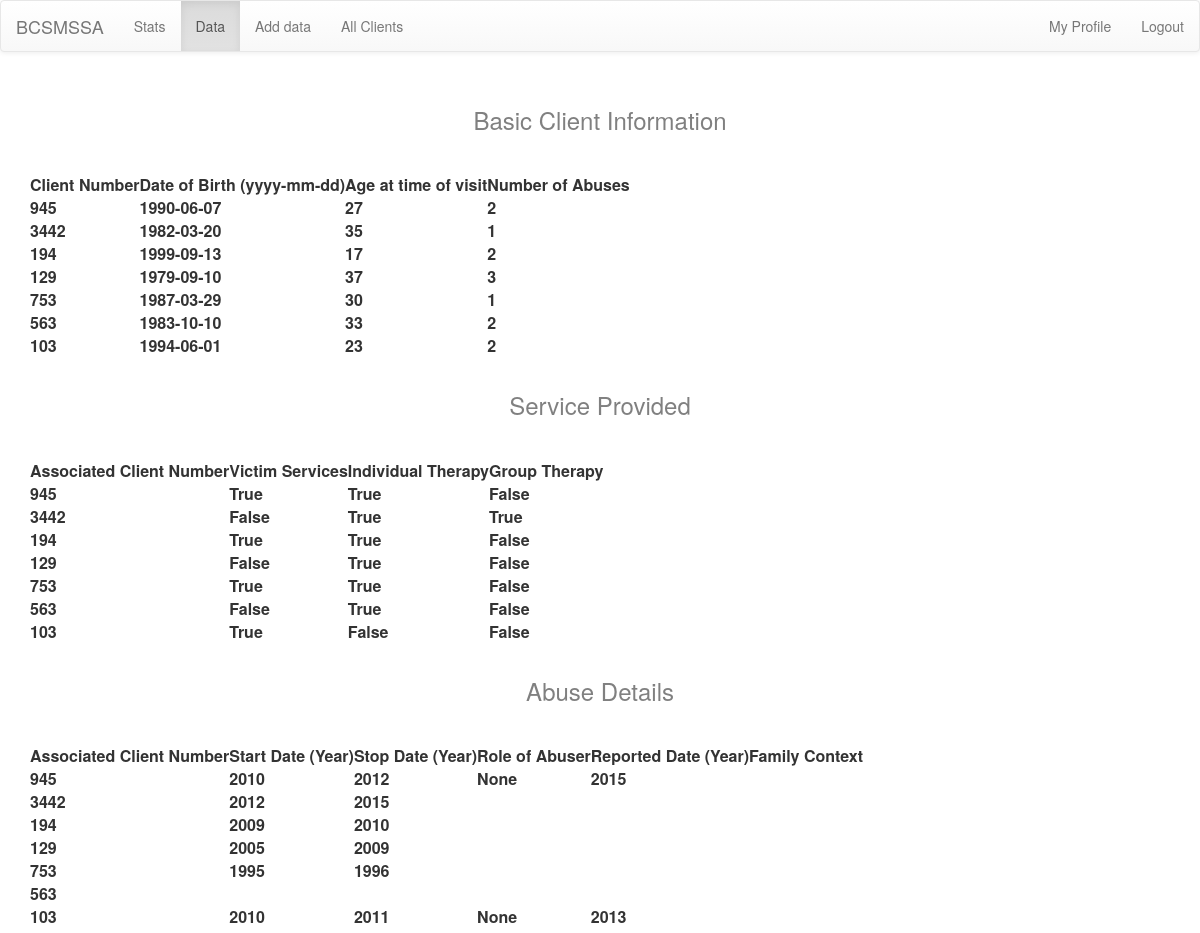
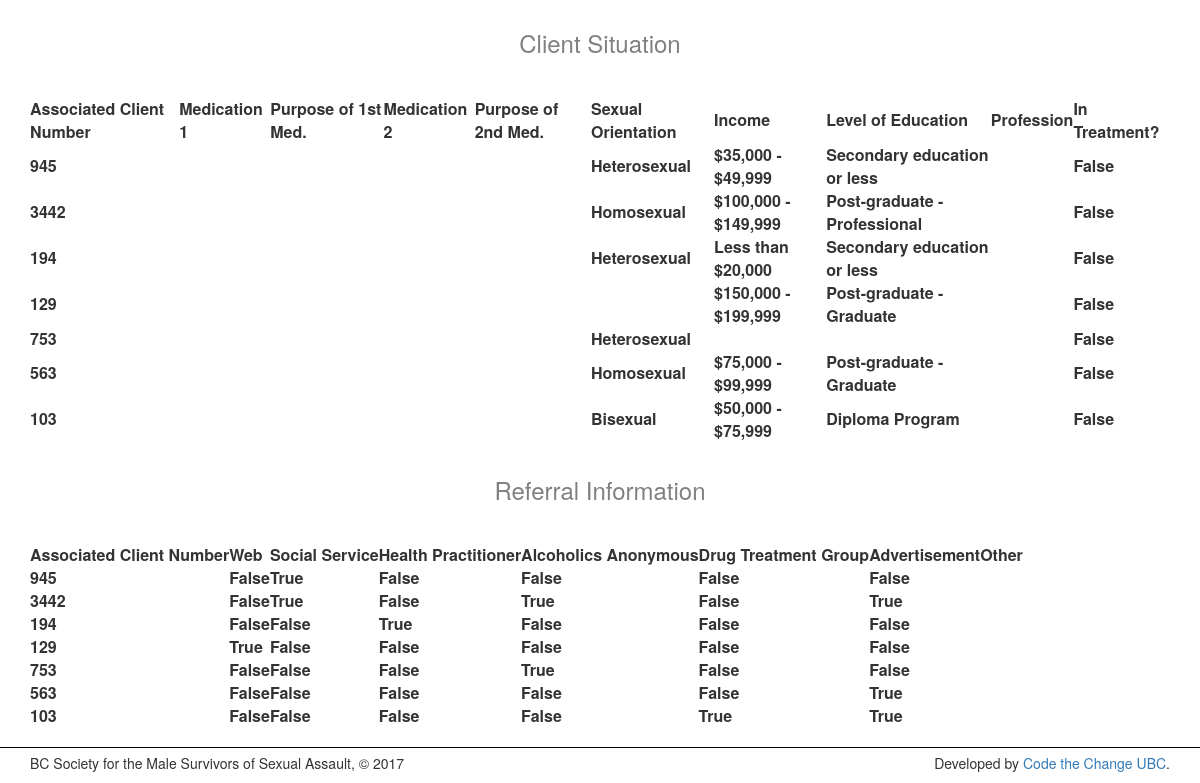
Page /data/ (signed in) on the earlier database version (2 pictures, top to bottom).
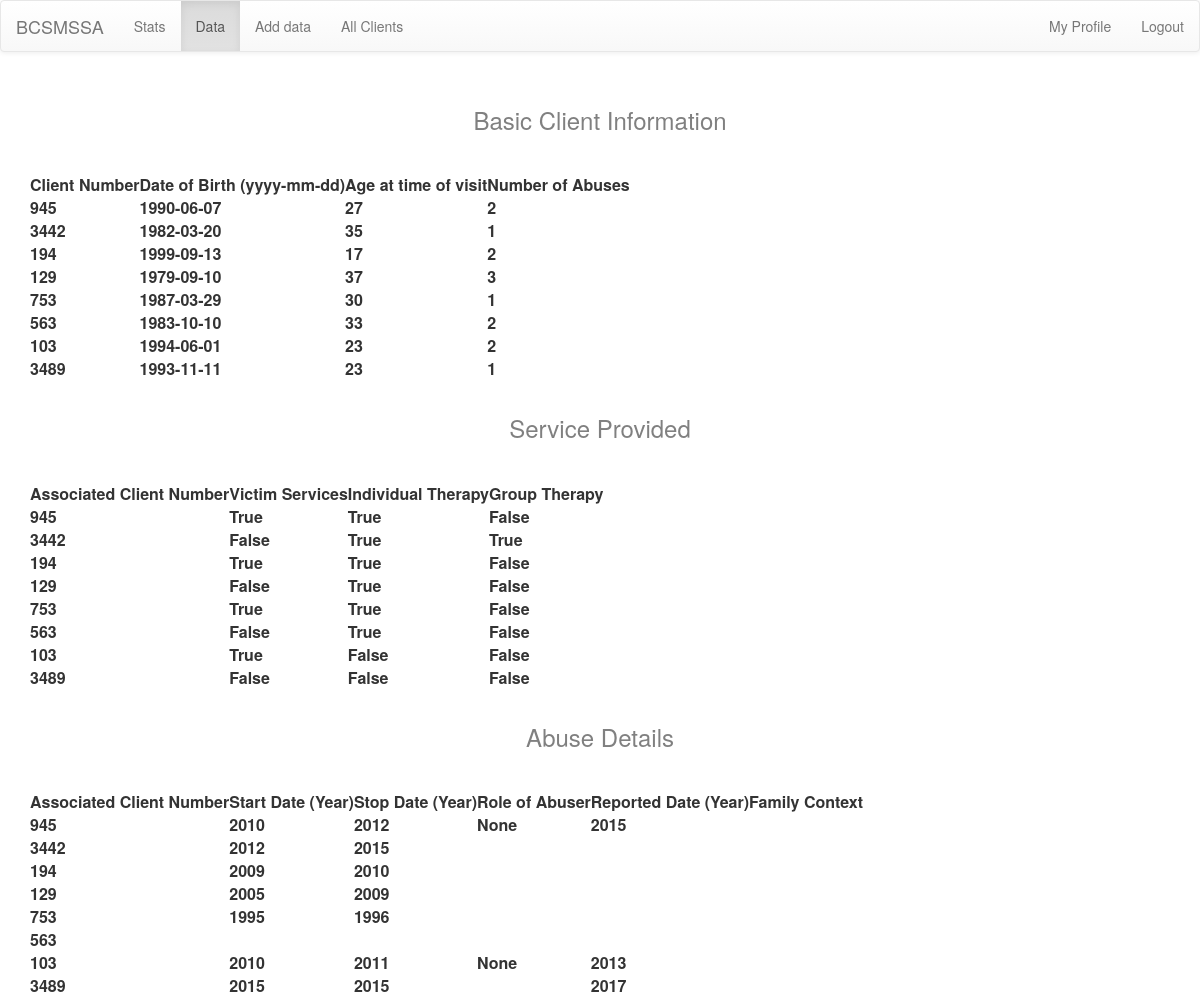
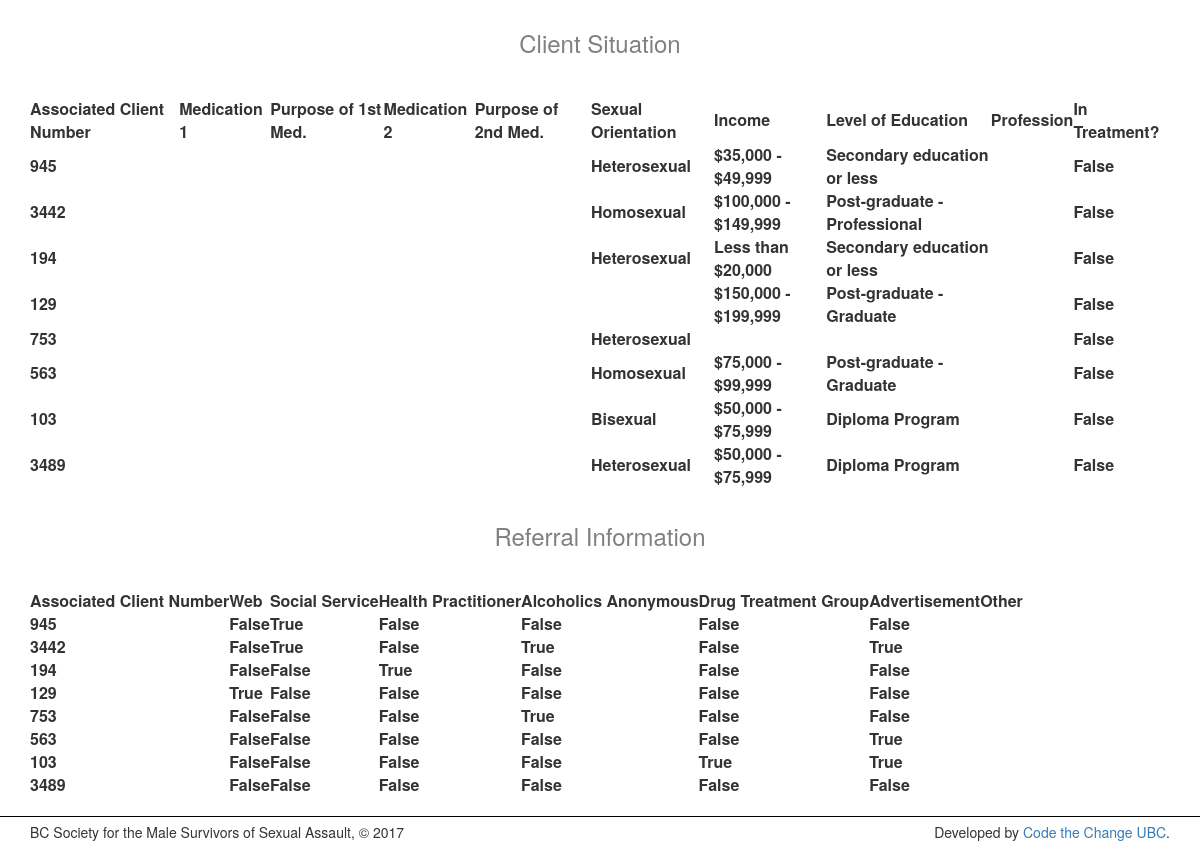
Same page on the later database version (2 pictures, top to bottom).
### stats/models.py (models this page shows, shortened)
class Client( models.Model ):
    user = models.ForeignKey(User, null=True, default=None, on_delete=models.SET_DEFAULT, verbose_name="Input by User")
    client_number       = models.IntegerField(verbose_name="Client Number", unique=True)
    date_of_birth       = models.DateField('Date of Birth (yyyy-mm-dd)')
    age                 = models.IntegerField(null=True, blank=True, default=None, verbose_name="Age at time of visit")
    number_of_abuses    = models.IntegerField(null=True, blank=True, default=None, verbose_name="Number of Abuses")
    def __str__(self):
        return str(self.client_number)
    def __iter__(self):
        for field in self._meta.fields:
            if field.name != 'id' and field.name != 'user':
                yield field.value_to_string(self)

class RequestedService(models.Model):
    client1 = models.OneToOneField(
         Client,
         on_delete=models.CASCADE,
         primary_key=True,
         verbose_name='Associated Client Number'
    )
    victim_services     = models.BooleanField(blank=True, verbose_name="Victim Services")
    individual_therapy  = models.BooleanField(blank=True, verbose_name="Individual Therapy")
    group_therapy       = models.BooleanField(blank=True, verbose_name="Group Therapy")
    def __iter__(self):
        for field in self._meta.fields:
            val = field.value_to_string(self)
            if field.name == 'client1':
                yield Client.objects.get(pk=int(val))
            else:
                yield val

class Abuse ( models.Model ):
    client              = models.ForeignKey(
        Client, on_delete = models.CASCADE,
        verbose_name='Associated Client Number'
    )
    start_date          = models.CharField(max_length=4, blank=True, verbose_name="Start Date (Year)")
    stop_date           = models.CharField(max_length=4, blank=True, verbose_name="Stop Date (Year)")
    role_of_abuser      = models.CharField(max_length=100, null=True, blank=True, verbose_name="Role of Abuser")
    reported_date       = models.CharField(max_length=4, blank=True, verbose_name="Reported Date (Year)")
    family_context      = models.CharField(max_length=12, blank=True, verbose_name="Family Context")
    def __str__(self):
        return str(self.client.client_number)
    def __iter__(self):
        for field in self._meta.fields:
            if field.name != 'id':
                val = field.value_to_string(self)
                if field.name == 'client':
                    yield Client.objects.get(pk=int(val))
                else:
                    yield val

class CurrentSituation( models.Model ):
    abuse               = models.ForeignKey( Abuse, on_delete=models.CASCADE, verbose_name="Associated Client Number")
    het = "Heterosexual"
    hom = "Homosexual"
    bi = "Bisexual"
    trans = "Transexual"
    other = "Other"
    sex_choices = [ (het, het),
                    (hom, hom),
                    (bi, bi),
                    (trans, trans),
                    (other, other)]
    edu1 = "Secondary education or less"
    edu2 = "Diploma Program"
    edu3 = "Post-graduate - Bachelors"
    edu4 = "Post-graduate - Graduate"
    edu5 = "Post-graduate - Professional"
    edu6 = "Post-graduate - Doctorate"
    edu_choices = [ (edu1, edu1),
                    (edu2, edu2),
                    (edu3, edu3),
                    (edu4, edu4),
                    (edu5, edu5),
                    (edu6, edu6) ]
    inc1 = "Less than $20,000"
    inc2 = "$20,000 - $34,999"
    inc3 = "$35,000 - $49,999"
    inc4 = "$50,000 - $75,999"
    inc5 = "$75,000 - $99,999"
    inc6 = "$100,000 - $149,999"
    inc7 = "$150,000 - $199,999"
    inc8 = "$200,000 or more"
    income_choices = [ (inc1, inc1),
                        (inc2, inc2),
                        (inc3, inc3),
                        (inc4, inc4),
                        (inc5, inc5),
                        (inc6, inc6),
                        (inc7, inc7),
                        (inc8, inc8)]
    medication1         = models.CharField(max_length=50,   blank=True, verbose_name="Medication 1")
    purpose1            = models.CharField(max_length=150,  blank=True, verbose_name="Purpose of 1st Med.")
    medication2         = models.CharField(max_length=50,   blank=True, verbose_name="Medication 2")
    purpose2            = models.CharField(max_length=150,  blank=True, verbose_name="Purpose of 2nd Med.")
    sexual_orientation  = models.CharField(max_length=10,   blank=True, verbose_name="Sexual Orientation" ,choices=sex_choices, null=True)
    income              = models.CharField(max_length=50,   blank=True, verbose_name="Income", choices=income_choices, null=True)
    level_of_education  = models.CharField(max_length=50,   blank=True, verbose_name="Level of Education", choices=edu_choices, null=True)
    profession          = models.CharField(max_length=50,   blank=True, verbose_name="Profession")
    in_treatment        = models.BooleanField(              blank=True, verbose_name="In Treatment?")
    def __iter__(self):
        for field in self._meta.fields:
            if field.name != 'id':
                val = field.value_to_string(self)
                if field.name == 'abuse':
                    yield Abuse.objects.get(pk=int(val))
                else:
                    yield val

class Referral(models.Model):
    client = models.OneToOneField(
        Client,
        on_delete=models.CASCADE,
        primary_key=True,
        verbose_name='Associated Client Number'
    )
    web                     = models.BooleanField(default=False, blank=True, verbose_name="Web")
    social_service          = models.BooleanField(default=False, blank=True, verbose_name="Social Service")
    health_practitioner     = models.BooleanField(default=False, blank=True, verbose_name="Health Practitioner")
    alcoholics_anonymous    = models.BooleanField(default=False, blank=True, verbose_name="Alcoholics Anonymous")
    drug_treatment_group    = models.BooleanField(default=False, blank=True, verbose_name="Drug Treatment Group")
    advertisement           = models.BooleanField(default=False, blank=True, verbose_name="Advertisement")
    other                   = models.CharField(max_length=30, blank=True, verbose_name="Other")
    def __iter__(self):
        for field in self._meta.fields:
            val = field.value_to_string(self)
            if field.name == 'client':
                yield Client.objects.get(pk=int(val))
            else:
                yield val

### stats/views.py (the view)
# urls.py: url(r'^data/$', views.data, name='data'),
@login_required
def data(request):
    data = {}
    data['clients']         = Client.objects.all()
    data['client_fields']   = Client._meta.get_fields()[5:]
    data['services']        = RequestedService.objects.all()
    data['service_fields']  = RequestedService._meta.get_fields()[0:]
    data['referrals']       = Referral.objects.all()
    data['referral_fields'] = Referral._meta.get_fields()[0:]
    data['abuses']          = Abuse.objects.all()
    data['abuse_fields']    = Abuse._meta.get_fields()[2:]
    data['situations']      = CurrentSituation.objects.all()
    data['sitch_fields']    = CurrentSituation._meta.get_fields()[1:]
    return render(request, 'stats/data.html', data)

### stats/templates/stats/data.html (shortened to what this page needs)
{% extends 'stats/base.html' %}
{% load static %}
{% block head %}
    <link rel="stylesheet" type="text/css" href="https://cdn.datatables.net/v/dt/dt-1.10.15/datatables.min.css"/>
{% endblock %}
{% block body %}
<div class='data'>
    <h3>Basic Client Information</h3>
    <table id="clientTable">
        <thead>
            <tr>
                {% for field in client_fields %}
                    <th>{{ field.verbose_name }}</th>
                {% endfor %}
            </tr>
        </thead>
        <tbody>
            {% for client in clients %}
                <tr>
                    {% for value in client %}
                        <th>{{ value }}</th>
                    {% endfor %}
                </tr>
            {% endfor %}
        </tbody>
    </table>
    <h3>Service Provided</h3>
    <table id="servicesTable">
        <thead>
            <tr>
                {% for field in service_fields %}
                    <th>{{ field.verbose_name }}</th>
                {% endfor %}
            </tr>
        </thead>
        <tbody>
            {% for service in services %}
                <tr>
                    {% for value in service %}
                        <th>{{ value }}</th>
                    {% endfor %}
                </tr>
            {% endfor %}
        </tbody>
    </table>
    <h3>Abuse Details</h3>
    <table id="abuseTable">
        <thead>
            <tr>
                {% for field in abuse_fields %}
                    <th>{{ field.verbose_name }}</th>
                {% endfor %}
            </tr>
        </thead>
        <tbody>
            {% for abuse in abuses %}
                <tr>
                    {% for value in abuse %}
                        <th>{{ value }}</th>
                    {% endfor %}
                </tr>
            {% endfor %}
        </tbody>
    </table>
    <h3>Client Situation</h3>
    <table id="sitchTable">
        <thead>
            <tr>
                {% for field in sitch_fields %}
                    <th>{{ field.verbose_name }}</th>
                {% endfor %}
            </tr>
        </thead>
        <tbody>
            {% for sitch in situations %}
                <tr>
                    {% for value in sitch %}
                        <th>{{ value }}</th>
                    {% endfor %}
                </tr>
            {% endfor %}
        </tbody>
    </table>
    <h3>Referral Information</h3>
    <table id="referralsTable">
        <thead>
            <tr>
                {% for field in referral_fields %}
                    <th>{{ field.verbose_name }}</th>
                {% endfor %}
            </tr>
        </thead>
        <tbody>
            {% for referral in referrals %}
                <tr>
                    {% for value in referral %}
                        <th>{{ value }}</th>
                    {% endfor %}
                </tr>
            {% endfor %}
        </tbody>
    </table>
</div>
{% endblock %}

Differences in the rows shown:
added Client: client "3489" "1993-11-11" "23" "1", client_number "3489"
added RequestedService: service "False" "False" "False"
added Abuse: abuse "2015" "2015" "2017", client.client_number "3489"
added CurrentSituation: sitch "Heterosexual" "$50,000 - $75,999" "Diploma Program" "False"
added Referral: referral "False" "False" "False" "False" "False" "False"
